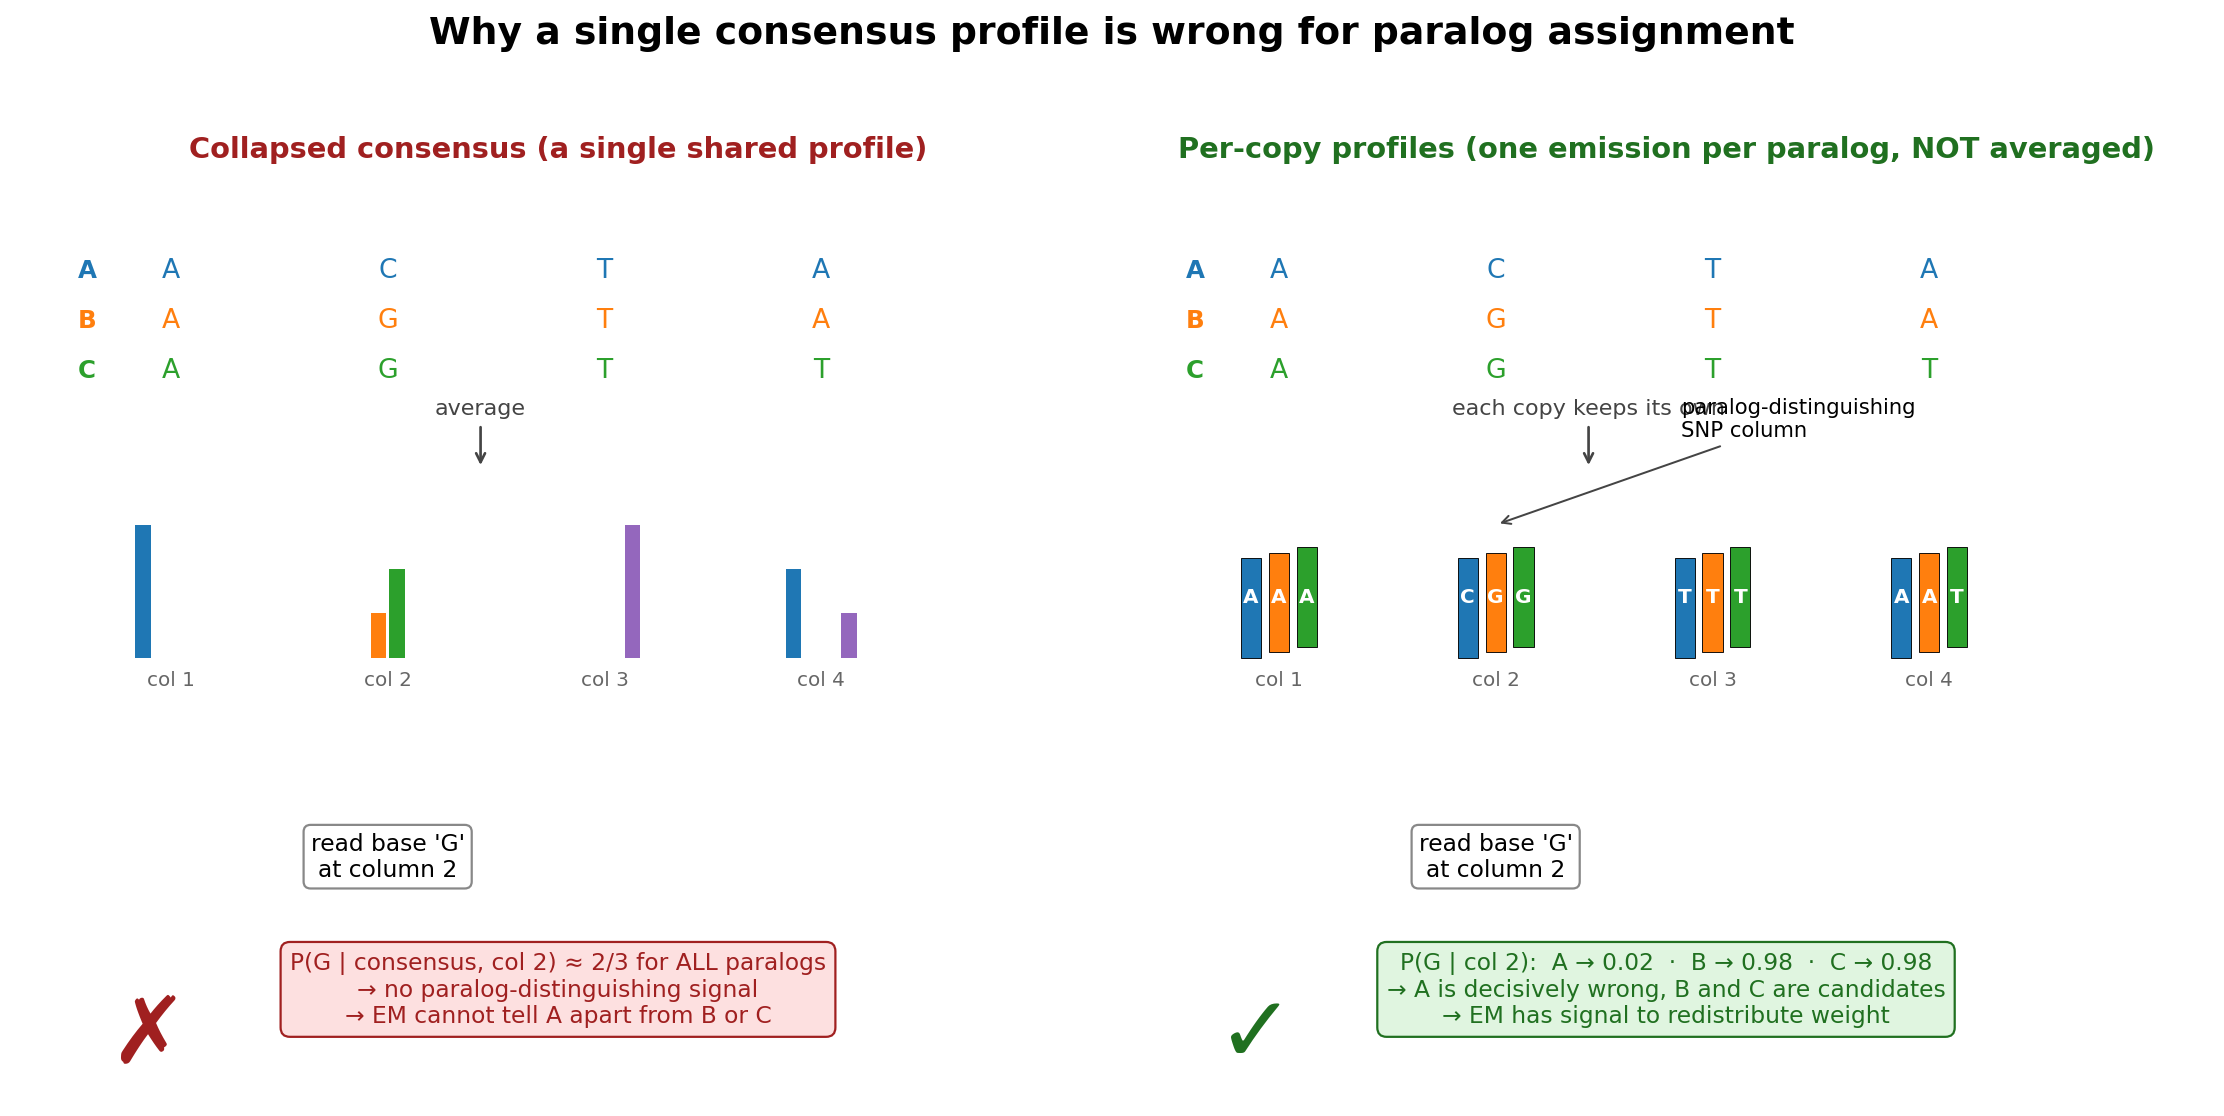

The Python source for this figure:
#!/usr/bin/env python3
"""Side-by-side: averaged consensus profile (info collapse, BAD) vs per-copy
profiles (each copy keeps its own emission, GOOD). This is the diagram that
directly addresses the advisor's "the VG just averages everything" worry."""
import matplotlib.pyplot as plt
import matplotlib.patches as patches
from matplotlib.patches import FancyBboxPatch
import numpy as np

fig, axes = plt.subplots(1, 2, figsize=(14, 7.0))
fig.suptitle("Why a single consensus profile is wrong for paralog assignment",
             fontsize=17, fontweight='bold', y=0.99)

# A small example: 4 columns, 3 paralogs, with 2 paralog-distinguishing positions.
# Column 1: all paralogs have A (conserved)
# Column 2: A=C, B=G, C=G  ← paralog-distinguishing SNP
# Column 3: all paralogs have T (conserved)
# Column 4: A=A, B=A, C=T  ← paralog-distinguishing SNP
copies = ['A', 'B', 'C']
seqs = [
    ['A', 'C', 'T', 'A'],   # paralog A
    ['A', 'G', 'T', 'A'],   # paralog B
    ['A', 'G', 'T', 'T'],   # paralog C
]
copy_colors = ['#1f77b4', '#ff7f0e', '#2ca02c']

n_cols = 4
col_x = np.array([1.0, 2.4, 3.8, 5.2])

base_to_idx = {'A':0, 'C':1, 'G':2, 'T':3}
def emission_consensus(col):
    """Build a 4-vector emission distribution for one MSA column over ACGT,
    averaging across all copies."""
    counts = np.zeros(4)
    for s in seqs:
        counts[base_to_idx[s[col]]] += 1
    counts /= counts.sum()
    return counts

def emission_singleton(seq, col):
    """Singleton emission: one-hot at the copy's actual base, with a small
    pseudocount so logs are finite."""
    eps = 0.02
    e = np.full(4, eps / 3.0)
    e[base_to_idx[seq[col]]] = 1.0 - eps
    return e

# ── Left panel: collapsed consensus ──────────────────────────────────────────
ax = axes[0]
ax.set_xlim(0, 7.0)
ax.set_ylim(0, 8.4)
ax.axis('off')
ax.set_title("Collapsed consensus (a single shared profile)",
             fontsize=13, fontweight='bold', color='#a02020')

# show the 3 paralog seqs at the top
for i, (s, c) in enumerate(zip(seqs, copy_colors)):
    y = 7.5 - i * 0.45
    ax.text(0.4, y, copies[i], fontsize=11, color=c, fontweight='bold', va='center')
    for j, b in enumerate(s):
        ax.text(col_x[j], y, b, fontsize=12, ha='center', va='center', color=c)

# arrow down
ax.annotate("average", xy=(3.0, 5.7), xytext=(3.0, 6.2),
            fontsize=10, ha='center', color='#444',
            arrowprops=dict(arrowstyle='->', color='#444', lw=1.2))

# Show the consensus emission as bar charts per column
bar_y = 4.0
bar_h = 1.2
for j in range(n_cols):
    e = emission_consensus(j)
    for k, b in enumerate('ACGT'):
        ax.bar(col_x[j] - 0.18 + 0.12 * k, e[k] * bar_h, width=0.10, bottom=bar_y,
               color=['#1f77b4','#ff7f0e','#2ca02c','#9467bd'][k])
    ax.text(col_x[j], bar_y - 0.25, f"col {j+1}", fontsize=9, ha='center', color='#666')

# Draw a "read base = G" at column 2
ax.text(col_x[1], 2.2, "read base 'G'\nat column 2",
        fontsize=10.5, ha='center', va='center',
        bbox=dict(boxstyle='round,pad=0.3', facecolor='#fff', edgecolor='#888'))

# Score: P(G | consensus col 2) is the average — uniform-ish, no discrimination.
ax.text(3.5, 1.0,
        "P(G | consensus, col 2) ≈ 2/3 for ALL paralogs\n"
        "→ no paralog-distinguishing signal\n"
        "→ EM cannot tell A apart from B or C",
        fontsize=10.5, ha='center', va='center', color='#a02020',
        bbox=dict(boxstyle='round,pad=0.4', facecolor='#fde0e0', edgecolor='#a02020'))

# Big red X
ax.text(0.6, 0.35, "✗", fontsize=42, fontweight='bold', color='#a02020')

# ── Right panel: per-copy profiles ───────────────────────────────────────────
ax = axes[1]
ax.set_xlim(0, 7.0)
ax.set_ylim(0, 8.4)
ax.axis('off')
ax.set_title("Per-copy profiles (one emission per paralog, NOT averaged)",
             fontsize=13, fontweight='bold', color='#207020')

for i, (s, c) in enumerate(zip(seqs, copy_colors)):
    y = 7.5 - i * 0.45
    ax.text(0.4, y, copies[i], fontsize=11, color=c, fontweight='bold', va='center')
    for j, b in enumerate(s):
        ax.text(col_x[j], y, b, fontsize=12, ha='center', va='center', color=c)

ax.annotate("each copy keeps its own", xy=(3.0, 5.7), xytext=(3.0, 6.2),
            fontsize=10, ha='center', color='#444',
            arrowprops=dict(arrowstyle='->', color='#444', lw=1.2))

# Three stacks of per-copy emissions per column, color-coded by copy.
# We'll show only column 2 in detail (the SNP column) and indicate the others.
# Actually let's show all 4 columns as small triple-stacks.
copy_offset = [-0.18, 0.0, 0.18]  # x offsets for the 3 copies

bar_y = 4.0
bar_h = 1.0
for j in range(n_cols):
    for ci, (s, col) in enumerate(zip(seqs, copy_colors)):
        e = emission_singleton(s, j)
        # show a small bar for the dominant base, color-coded by copy
        dom = base_to_idx[s[j]]
        ax.bar(col_x[j] + copy_offset[ci], 1.0 * (bar_h - 0.1), width=0.13,
               bottom=bar_y + ci * 0.05, color=col, edgecolor='black', lw=0.4)
        ax.text(col_x[j] + copy_offset[ci], bar_y + 0.55,
                s[j], fontsize=9, ha='center', va='center',
                color='white', fontweight='bold')
    ax.text(col_x[j], bar_y - 0.25, f"col {j+1}", fontsize=9, ha='center', color='#666')

# annotate the SNP column
ax.annotate("paralog-distinguishing\nSNP column", xy=(col_x[1], bar_y + 1.2),
            xytext=(col_x[1] + 1.2, bar_y + 2.0),
            fontsize=9.5, ha='left',
            arrowprops=dict(arrowstyle='->', color='#444', lw=0.9))

# Show "read base = G" at column 2
ax.text(col_x[1], 2.2, "read base 'G'\nat column 2",
        fontsize=10.5, ha='center', va='center',
        bbox=dict(boxstyle='round,pad=0.3', facecolor='#fff', edgecolor='#888'))

# Per-copy scores
ax.text(3.5, 1.0,
        "P(G | col 2):  A → 0.02  ·  B → 0.98  ·  C → 0.98\n"
        "→ A is decisively wrong, B and C are candidates\n"
        "→ EM has signal to redistribute weight",
        fontsize=10.5, ha='center', va='center', color='#207020',
        bbox=dict(boxstyle='round,pad=0.4', facecolor='#e0f5e0', edgecolor='#207020'))

ax.text(0.6, 0.35, "✓", fontsize=42, fontweight='bold', color='#207020')

plt.tight_layout(rect=[0, 0, 1, 0.96])
plt.savefig('/scratch/jxi21/Assembler/Rustle/bench/meeting_2026_05_06_hmm_em/02_collapse_vs_per_copy.png',
            dpi=160, bbox_inches='tight')
print("02_collapse_vs_per_copy.png written")
